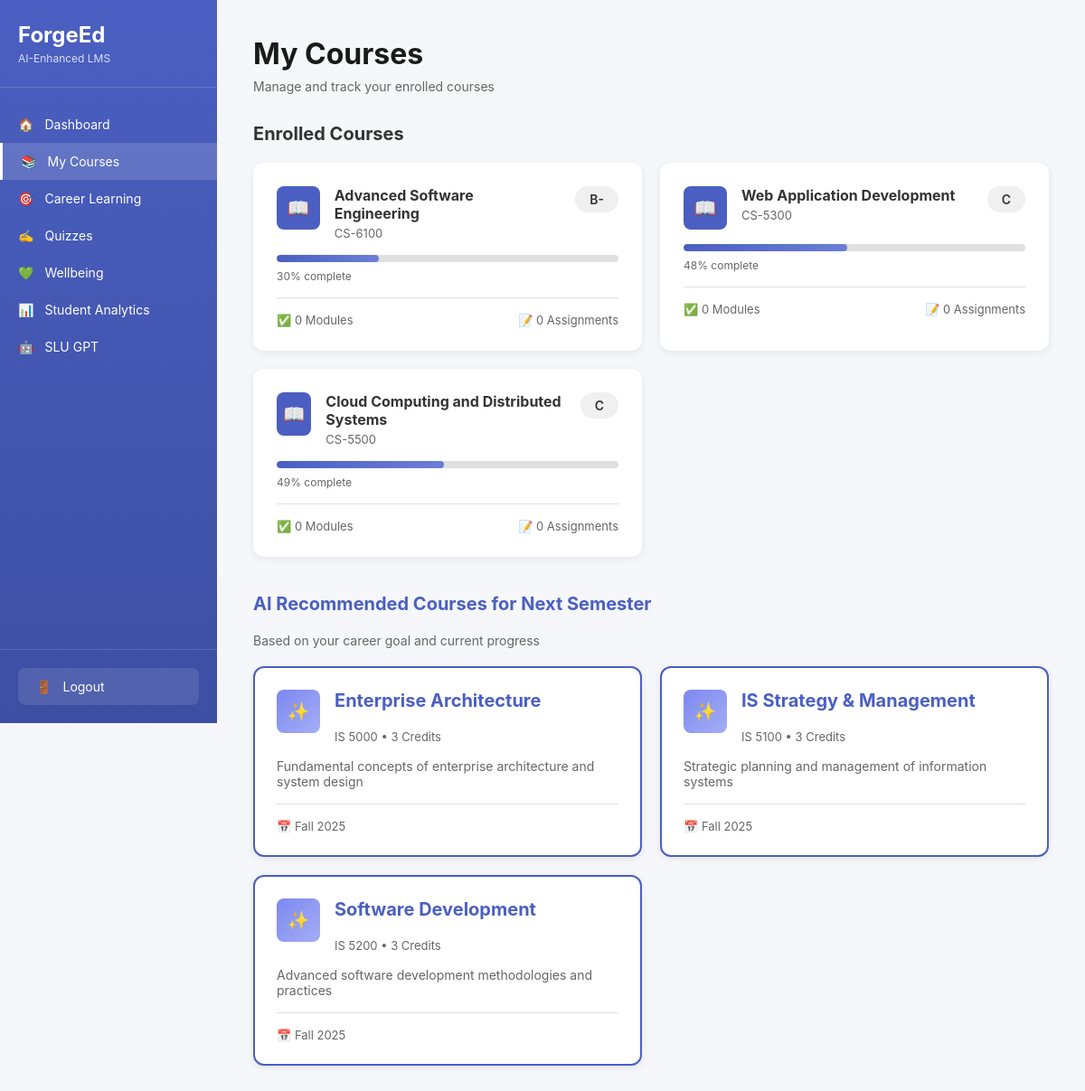
Screenshot of /courses (signed in) with the database file from the repository.
### tables this page shows
CREATE TABLE enrolled_courses (
            id INTEGER PRIMARY KEY AUTOINCREMENT,
            student_id INTEGER NOT NULL,
            course_id INTEGER NOT NULL,
            progress INTEGER DEFAULT 0,
            grade TEXT,
            modules_completed INTEGER DEFAULT 0,
            pending_assignments INTEGER DEFAULT 0,
            enrolled_at TIMESTAMP DEFAULT CURRENT_TIMESTAMP,
            FOREIGN KEY (student_id) REFERENCES students (id),
            FOREIGN KEY (course_id) REFERENCES courses (id),
            UNIQUE(student_id, course_id)
        );

CREATE TABLE courses (
            id INTEGER PRIMARY KEY AUTOINCREMENT,
            course_code TEXT UNIQUE NOT NULL,
            course_name TEXT NOT NULL,
            credits INTEGER DEFAULT 3,
            description TEXT,
            instructor TEXT,
            semester TEXT
        , faculty_name TEXT, intake_term TEXT);

### app.py (the view)
@app.route('/courses')
def courses():
    if 'student_id' not in session:
        return redirect(url_for('index'))
    student_id = session['student_id']
    conn = get_db()
    enrolled = conn.execute('''
        SELECT c.*, ec.progress, ec.grade, ec.modules_completed, ec.pending_assignments
        FROM enrolled_courses ec
        JOIN courses c ON ec.course_id = c.id
        WHERE ec.student_id = ?
        ORDER BY ec.enrolled_at DESC
        LIMIT 3
    ''', (student_id,)).fetchall()
    conn.close()
    recommended = get_ai_course_recommendations(student_id)
    return render_template('courses.html',
                         enrolled_courses=enrolled,
                         recommended_courses=recommended)

### database.py (called while the page is built)
def get_db():
    conn = sqlite3.connect('forgeed.db')
    conn.row_factory = sqlite3.Row
    return conn

### templates/courses.html (shortened to what this page needs)
<!DOCTYPE html>
<html lang="en">
<head>
    <link rel="stylesheet" href="{{ url_for('static', filename='style.css') }}">
</head>
<body>
    <div class="app-container">
        <nav class="sidebar">
            <div class="sidebar-logo">
                <h2>ForgeEd</h2>
                <p>AI-Enhanced LMS</p>
            </div>
            <div class="sidebar-nav">
                <a href="/dashboard" class="nav-item">
                    <span>🏠</span> Dashboard
                </a>
                <a href="/courses" class="nav-item active">
                    <span>📚</span> My Courses
                </a>
                <a href="/career-learning" class="nav-item">
                    <span>🎯</span> Career Learning
                </a>
                <a href="/quiz" class="nav-item">
                    <span>✍️</span> Quizzes
                </a>
                <a href="/wellbeing" class="nav-item">
                    <span>💚</span> Wellbeing
                <a href="/analytics" class="nav-item">
                    <span>📊</span> Student Analytics
                </a>
                </a>
                <a href="/slu-gpt" class="nav-item">
                    <span>🤖</span> SLU GPT
                </a>
            </div>
            <div class="sidebar-footer">
                <a href="/logout" class="logout-btn">
                    <span>🚪</span> Logout
                </a>
            </div>
        </nav>
        <main class="main-content">
            <div class="page-header">
                <h1>My Courses</h1>
                <p>Manage and track your enrolled courses</p>
            </div>
            <h3 style="margin-bottom: 20px; font-size: 20px;">Enrolled Courses</h3>
            <div class="courses-grid">
                {% for course in enrolled_courses %}
                <div class="course-card">
                    <div class="course-header">
                        <div class="course-icon">📖</div>
                        <div class="course-info">
                            <h3>{{ course['course_name'] }}</h3>
                            <p class="course-code">{{ course['course_code'] }}</p>
                        </div>
                        <div class="course-grade">{{ course['grade'] }}</div>
                    </div>
                    <div class="progress-bar">
                        <div class="progress-fill" style="width: {{ course['progress'] }}%"></div>
                    </div>
                    <p class="progress-text">{{ course['progress'] }}% complete</p>
                    <div style="margin-top: 16px; padding-top: 16px; border-top: 1px solid #e0e0e0; display: flex; justify-content: space-between; font-size: 13px; color: #666;">
                        <span>✅ {{ course['modules_completed'] }} Modules</span>
                        <span>📝 {{ course['pending_assignments'] }} Assignments</span>
                    </div>
                </div>
                {% endfor %}
            </div>
            {% if recommended_courses %}
            <div class="recommended-section">
                <h3>AI Recommended Courses for Next Semester</h3>
                <p style="color: #666; margin-bottom: 20px; font-size: 14px;">Based on your career goal and current progress</p>
                <div class="courses-grid">
                    {% for course in recommended_courses %}
                    <div class="course-card" style="border: 2px solid #4a5fc1;">
                        <div class="course-header">
                            <div class="course-icon" style="background: linear-gradient(135deg, #7c88f0 0%, #a4aef5 100%);">✨</div>
                            <div class="course-info">
                                <h3>{{ course['course_name'] }}</h3>
                                <p class="course-code">{{ course['course_code'] }} • {{ course['credits'] }} Credits</p>
                            </div>
                        </div>
                        <p style="font-size: 14px; color: #666; margin-top: 12px;">{{ course['description'] }}</p>
                        <div style="margin-top: 16px; padding-top: 16px; border-top: 1px solid #e0e0e0; font-size: 13px; color: #666;">
                            <span>📅 {{ course['semester'] }}</span>
                        </div>
                    </div>
                    {% endfor %}
                </div>
            </div>
            {% endif %}
        </main>
    </div>
</body>
</html>

### static/style.css (style rules this page uses)
:root { --color-academic: #2196F3; --color-academic-light: rgba(33, 150, 243, 0.08); --color-career: #9b7fd7; --color-career-light: rgba(155, 127, 215, 0.08); --color-wellbeing: #f4a261; --color-wellbeing-light: rgba(244, 162, 97, 0.08); }
* { margin: 0; padding: 0; box-sizing: border-box; }
body { font-family: -apple-system, BlinkMacSystemFont, 'Segoe UI', Roboto, 'Helvetica Neue', Arial, sans-serif; background: #f5f7fa; color: #333; }
.app-container { display: flex; min-height: 100vh; }
.sidebar { width: 240px; background: linear-gradient(180deg, #4a5fc1 0%, #3d4fa3 100%); color: white; display: flex; flex-direction: column; position: fixed; height: 100vh; overflow-y: auto; }
.sidebar-logo { padding: 24px 20px; border-bottom: 1px solid rgba(255, 255, 255, 0.15); }
.sidebar-logo h2 { font-size: 24px; font-weight: 700; }
.sidebar-logo p { font-size: 12px; opacity: 0.8; margin-top: 4px; }
.sidebar-nav { flex: 1; padding: 20px 0; }
.nav-item { display: flex; align-items: center; gap: 12px; padding: 12px 20px; color: white; text-decoration: none; transition: background 0.3s; font-size: 14px; }
.nav-item.active { background: rgba(255, 255, 255, 0.15); border-left: 3px solid white; }
.sidebar-footer { padding: 20px; border-top: 1px solid rgba(255, 255, 255, 0.15); }
.logout-btn { display: flex; align-items: center; gap: 12px; padding: 12px 20px; color: white; text-decoration: none; background: rgba(255, 255, 255, 0.1); border-radius: 8px; font-size: 14px; border: none; cursor: pointer; width: 100%; }
.main-content { flex: 1; margin-left: 240px; padding: 40px; }
.page-header { margin-bottom: 32px; }
.page-header h1 { font-size: 32px; font-weight: 700; color: #1a1a1a; margin-bottom: 8px; }
.page-header p { color: #666; font-size: 14px; }
.courses-grid { display: grid; grid-template-columns: repeat(2, 1fr); gap: 20px; }
.course-card { background: white; border-radius: 12px; padding: 24px; box-shadow: 0 2px 8px rgba(0, 0, 0, 0.08); border: 2px solid transparent; transition: border-color 0.3s; }
.course-header { display: flex; align-items: flex-start; gap: 16px; margin-bottom: 16px; }
.course-icon { width: 48px; height: 48px; background: #4a5fc1; border-radius: 8px; display: flex; align-items: center; justify-content: center; color: white; font-size: 20px; }
.course-info h3 { font-size: 16px; font-weight: 700; margin-bottom: 4px; }
.course-code { font-size: 13px; color: #666; }
.course-grade { margin-left: auto; padding: 6px 16px; background: #f0f0f0; border-radius: 20px; font-weight: 600; font-size: 14px; }
.progress-bar { width: 100%; height: 8px; background: #e0e0e0; border-radius: 4px; overflow: hidden; margin-bottom: 8px; }
.progress-fill { height: 100%; background: linear-gradient(90deg, #4a5fc1 0%, #6b7fd7 100%); border-radius: 4px; transition: width 0.3s; }
.progress-text { font-size: 12px; color: #666; }
.recommended-section { margin-top: 40px; }
.recommended-section h3 { font-size: 20px; font-weight: 700; margin-bottom: 20px; color: #4a5fc1; }

### rows the page displays
enrolled_courses: course_name "Advanced Software Engineering", course_code "CS-6100", grade "B-", progress "30", modules_completed "0", pending_assignments "0"
enrolled_courses: course_name "Web Application Development", course_code "CS-5300", grade "C", progress "48", modules_completed "0", pending_assignments "0"
enrolled_courses: course_name "Cloud Computing and Distributed Systems", course_code "CS-5500", grade "C", progress "49", modules_completed "0", pending_assignments "0"
courses: course_name "Enterprise Architecture", course_code "IS 5000", credits "3", description "Fundamental concepts of enterprise architecture and system design", semester "Fall 2025"
courses: course_name "IS Strategy & Management", course_code "IS 5100", credits "3", description "Strategic planning and management of information systems", semester "Fall 2025"
courses: course_name "Software Development", course_code "IS 5200", credits "3", description "Advanced software development methodologies and practices", semester "Fall 2025"
